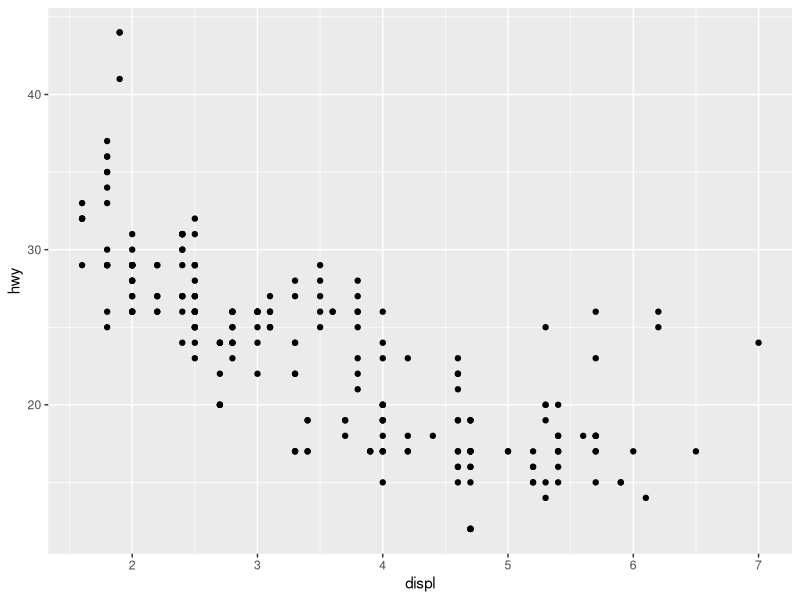
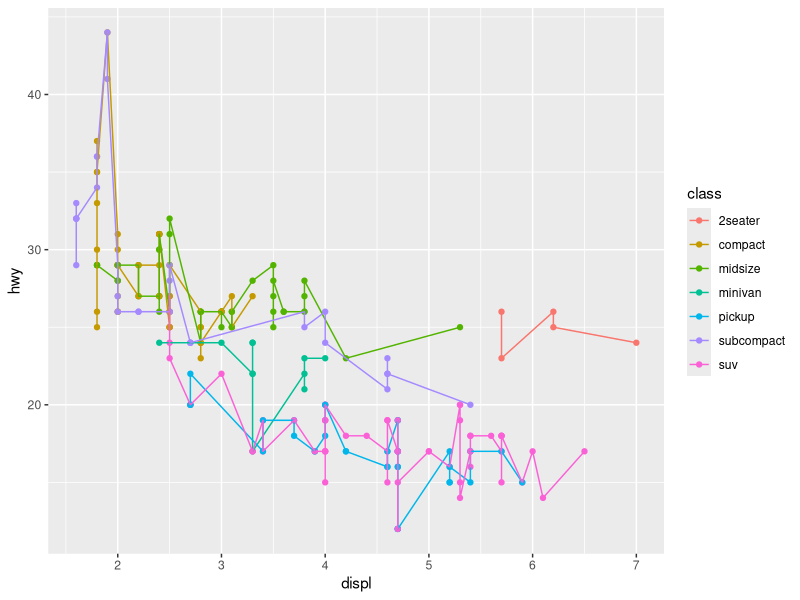
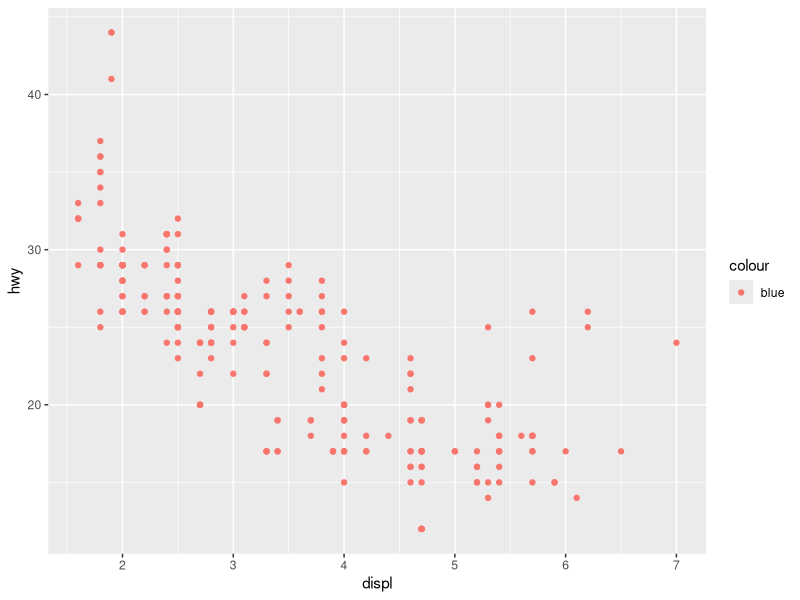
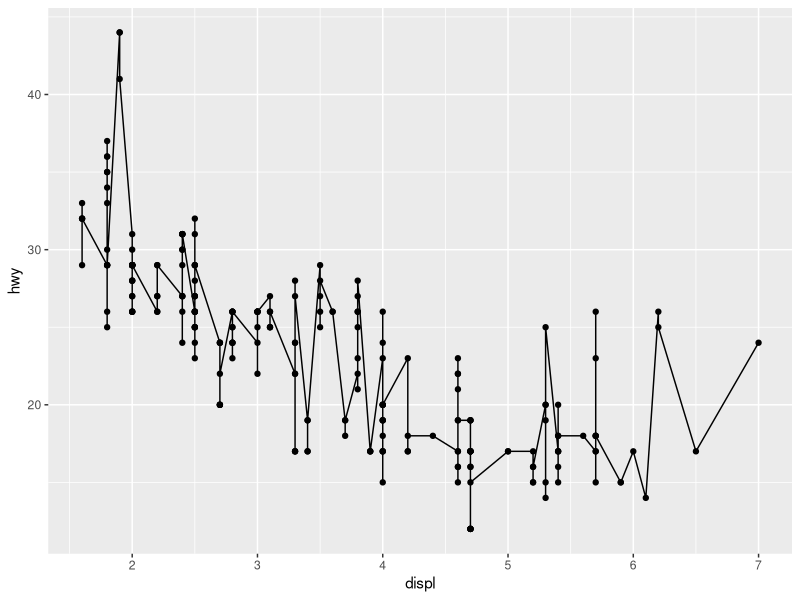

Generate these figures, in order, with R: (Note: this script raises an error after producing the figures.)
library(tidyverse)




## Plotting Using GGPLOT

ggplot(data = mpg)+geom_point(mapping = aes(x=displ,y=hwy))

ggplot(data=mpg,aes(x=displ,y=hwy,color=class))+geom_point()+geom_line()


ggplot(data=mpg,aes(x=displ,y=hwy,colour="blue"))+geom_point()


ggplot(data=mpg,aes(x=displ,y=hwy))+geom_point()+geom_line()
+facet_wrap(~class,nrow = 5)

ggplot(data=mpg,aes(x=displ,y=hwy),color=class)+geom_point()+geom_line()+facet_grid(~class)


ggplot(data = diamonds) +
  stat_count(mapping = aes(x = cut))

ggplot(data=mpg,aes(x=displ,y=hwy))+geom_point()+geom_smooth()

ggplot(data=mpg,aes(x=displ,y=hwy))+geom_point()+geom_smooth(span=0.2)

ggplot(data=mpg,aes(x=displ,y=hwy))+geom_point()+geom_smooth(method = lm)

ggplot(data=mpg,aes(x=displ,y=hwy))+geom_point()
+geom_smooth(method = lm,se=FALSE)


ggplot(data = mpg,aes(hwy))+geom_histogram()

ggplot(data = mpg,aes(hwy))+geom_histogram(binwidth = 2.5)

ggplot(mpg,aes(displ,fill=drv))+geom_histogram(bindwidth=0.5)+facet_wrap(~drv,ncol=1)

drugs<-data.frame(drug=c("a","b","c"),effect=c(4.2,5.7,7.5))

ggplot(data = drugs,aes(drug,effect))+geom_bar(stat = "identity")


ggplot(mpg,aes(cty,hwy))+geom_point(alpha=1/3)

ggplot()

